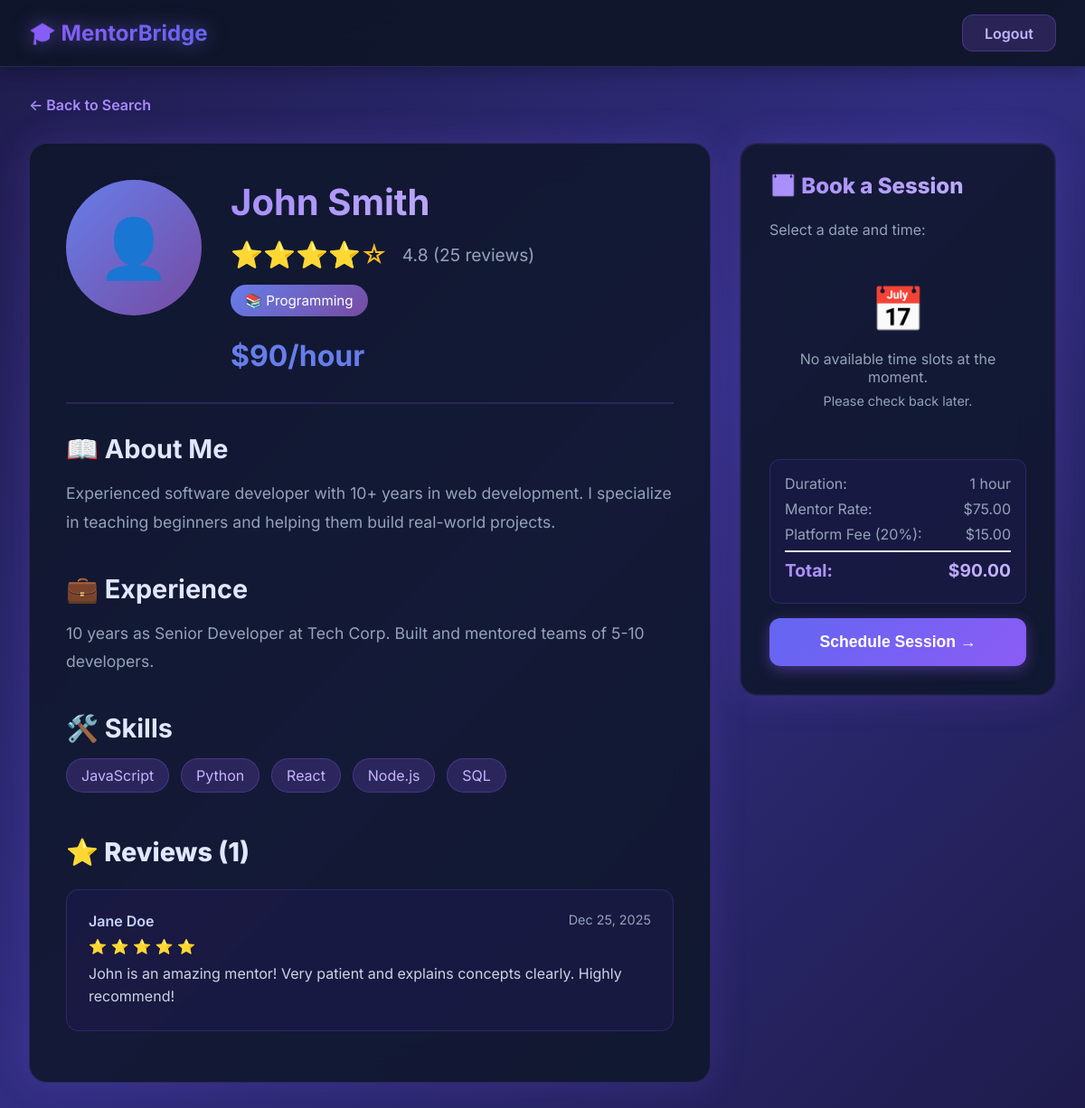
The app's page /metnor-detail.php?id=1 (signed in) with its own data.
### tables this page shows
CREATE TABLE mentor_profiles (
    id INT PRIMARY KEY AUTO_INCREMENT,
    user_id INT UNIQUE NOT NULL,
    full_name VARCHAR(255) NOT NULL,
    bio TEXT,
    skills TEXT,
    experience TEXT,
    profile_image VARCHAR(255),
    hourly_rate DECIMAL(10,2) DEFAULT 50.00,
    status ENUM('pending', 'approved', 'rejected') DEFAULT 'pending',
    average_rating DECIMAL(3,2) DEFAULT 0.00,
    total_reviews INT DEFAULT 0,
    created_at TIMESTAMP DEFAULT CURRENT_TIMESTAMP,
    updated_at TIMESTAMP DEFAULT CURRENT_TIMESTAMP ON UPDATE CURRENT_TIMESTAMP,
    FOREIGN KEY (user_id) REFERENCES users(id) ON DELETE CASCADE,
    INDEX idx_status (status),
    INDEX idx_rating (average_rating),
    INDEX idx_user (user_id)
);

CREATE TABLE feedback (
    id INT PRIMARY KEY AUTO_INCREMENT,
    session_id INT NOT NULL,
    rating INT NOT NULL CHECK (rating >= 1 AND rating <= 5),
    comment TEXT,
    created_at TIMESTAMP DEFAULT CURRENT_TIMESTAMP,
    FOREIGN KEY (session_id) REFERENCES sessions(id) ON DELETE CASCADE,
    INDEX idx_session (session_id),
    INDEX idx_rating (rating)
);

CREATE TABLE mentee_profiles (
    id INT PRIMARY KEY AUTO_INCREMENT,
    user_id INT UNIQUE NOT NULL,
    full_name VARCHAR(255) NOT NULL,
    interests TEXT,
    profile_image VARCHAR(255),
    created_at TIMESTAMP DEFAULT CURRENT_TIMESTAMP,
    FOREIGN KEY (user_id) REFERENCES users(id) ON DELETE CASCADE,
    INDEX idx_user (user_id)
);

### metnor-detail.php (the view, shortened to what this page needs)
<?php
function getCategoryIconSVG($categoryName) {
    return $icons[$categoryName] ?? '📚';
}
$mysqli = getDB();
$mentor_id = intval($_GET['id'] ?? 0);
$stmt = $mysqli->prepare("
    SELECT mp.*,
           GROUP_CONCAT(DISTINCT c.name) as category_names,
           GROUP_CONCAT(DISTINCT c.icon) as category_icons
    FROM mentor_profiles mp
    LEFT JOIN mentor_categories mc ON mp.id = mc.mentor_id
    LEFT JOIN categories c ON mc.category_id = c.id
    WHERE mp.id = ? AND mp.status = 'approved'
    GROUP BY mp.id
");
$stmt->bind_param("i", $mentor_id);
$stmt->execute();
$result = $stmt->get_result();
$mentor = $result->fetch_assoc();
$stmt = $mysqli->prepare("
    SELECT f.*, mp.full_name as mentee_name, s.scheduled_at
    FROM feedback f
    JOIN sessions s ON f.session_id = s.id
    JOIN mentee_profiles mp ON s.mentee_id = mp.id
    WHERE s.mentor_id = ?
    ORDER BY f.created_at DESC
    LIMIT 10
");
$stmt->bind_param("i", $mentor_id);
$stmt->execute();
$result = $stmt->get_result();
$reviews = $result->fetch_all(MYSQLI_ASSOC);
$available_times = [];
?>
<!DOCTYPE html>
<html lang="en">
<head>
</head>
<body>
    <nav class="nav-bar">
        <div class="logo">🎓 MentorBridge</div>
        <div>
            <a href="logout.php" class="btn btn-secondary">Logout</a>
        </div>
    </nav>
    <div class="container">
        <a href="mentee-dashboard.php" class="back-link">← Back to Search</a>
        <div class="profile-container">
            <div class="profile-main">
                <div class="profile-header">
                    <div class="profile-avatar">
                        <?php if ($mentor['profile_image']): ?>
                            <img src="<?php echo htmlspecialchars($mentor['profile_image']); ?>" alt="<?php echo htmlspecialchars($mentor['full_name']); ?>">
                        <?php else: ?>
                            👤
                        <?php endif; ?>
                    </div>
                    <div class="profile-info">
                        <h1><?php echo htmlspecialchars($mentor['full_name']); ?></h1>
                        <div class="rating-large">
                            <span class="stars-large">
                                <?php
                                $rating = $mentor['average_rating'];
                                for ($i = 1; $i <= 5; $i++) {
                                    echo $i <= $rating ? '⭐' : '☆';
                                }
                                ?>
                            </span>
                            <span class="rating-text-large">
                                <?php echo number_format($mentor['average_rating'], 1); ?>
                                (<?php echo $mentor['total_reviews']; ?> reviews)
                            </span>
                        </div>
                        <div class="category-badges">
                            <?php
                            if (!empty($mentor['category_names'])) {
                                $cat_names = explode(',', $mentor['category_names']);
                                for ($i = 0; $i < count($cat_names); $i++):
                                    $catName = trim($cat_names[$i]);
                            ?>
                                <span class="category-badge">
                                    <?php echo getCategoryIconSVG($catName) . ' ' . $catName; ?>
                                </span>
                            <?php
                                endfor;
                            }
                            ?>
                        </div>
                        <div class="hourly-rate-large">
                            $<?php echo number_format($mentor['hourly_rate'] * 1.20, 0); ?>/hour
                        </div>
                    </div>
                </div>
                <div class="section">
                    <h2>📖 About Me</h2>
                    <div class="section-content">
                        <?php echo nl2br(htmlspecialchars($mentor['bio'])); ?>
                    </div>
                </div>
                <div class="section">
                    <h2>💼 Experience</h2>
                    <div class="section-content">
                        <?php echo nl2br(htmlspecialchars($mentor['experience'])); ?>
                    </div>
                </div>
                <div class="section">
                    <h2>🛠️ Skills</h2>
                    <div class="skills-list">
                        <?php
                        $skills = explode(',', $mentor['skills']);
                        foreach ($skills as $skill):
                        ?>
                            <span class="skill-tag"><?php echo trim(htmlspecialchars($skill)); ?></span>
                        <?php endforeach; ?>
                    </div>
                </div>
                <div class="reviews-section">
                    <h2>⭐ Reviews (<?php echo count($reviews); ?>)</h2>
                    <?php if (empty($reviews)): ?>
                        <p style="color: #94a3b8;">No reviews yet. Be the first to book and review!</p>
                    <?php else: ?>
                        <?php foreach ($reviews as $review): ?>
                            <div class="review-card">
                                <div class="review-header">
                                    <span class="reviewer-name"><?php echo htmlspecialchars($review['mentee_name']); ?></span>
                                    <span class="review-date"><?php echo date('M d, Y', strtotime($review['created_at'])); ?></span>
                                </div>
                                <div class="review-stars">
                                    <?php for ($i = 1; $i <= 5; $i++): ?>
                                        <?php echo $i <= $review['rating'] ? '⭐' : '☆'; ?>
                                    <?php endfor; ?>
                                </div>
                                <div class="review-text">
                                    <?php echo htmlspecialchars($review['comment']); ?>
                                </div>
                            </div>
                        <?php endforeach; ?>
                    <?php endif; ?>
                </div>
            </div>
            <div class="booking-sidebar">
                <h3>📅 Book a Session</h3>
                <form method="POST" action="book-session.php">
                    <div class="time-slots">
                        <p style="color: #94a3b8; margin-bottom: 1rem;">Select a date and time:</p>
                        <?php if (empty($available_times)): ?>
                            <div style="text-align: center; padding: 2rem; color: #94a3b8;">
                                <div style="font-size: 3rem; margin-bottom: 1rem;">📅</div>
                                <p>No available time slots at the moment.</p>
                                <p style="font-size: 0.9rem; margin-top: 0.5rem;">Please check back later.</p>
                            </div>
                        <?php endif; ?>
                    </div>
                    <div class="booking-summary">
                        <div class="summary-row">
                            <span>Duration:</span>
                            <span>1 hour</span>
                        </div>
                        <div class="summary-row">
                            <span>Mentor Rate:</span>
                            <span>$<?php echo number_format($mentor['hourly_rate'], 2); ?></span>
                        </div>
                        <div class="summary-row">
                            <span>Platform Fee (20%):</span>
                            <span>$<?php echo number_format($mentor['hourly_rate'] * 0.20, 2); ?></span>
                        </div>
                        <div class="summary-row total">
                            <span>Total:</span>
                            <span>$<?php echo number_format($mentor['hourly_rate'] * 1.20, 2); ?></span>
                        </div>
                    </div>
                    <button type="submit" class="btn btn-primary" style="width: 100%; padding: 1rem; font-size: 1.1rem;">
                        Schedule Session →
                    </button>
                </form>
            </div>
        </div>
    </div>
</body>
</html>

### records on screen
mentor_profiles: full_name "John Smith", average_rating "4.8", total_reviews "25", catName "📚", catName "Programming", $mentor['hourly_rate']*1.20 "90", bio "Experienced software developer with 10+ years in web development. I specialize in teaching beginners and helping them build real-world projects.", experience "10 years as Senior Developer at Tech Corp. Built and mentored teams of 5-10 developers.", skills "JavaScript", skills "Python", skills "React", skills "Node.js", skills "SQL", hourly_rate "75.00", $mentor['hourly_rate']*0.20 "15.00", $mentor['hourly_rate']*1.20 "90.00"
feedback: mentee_profiles.full_name "Jane Doe", created_at "Dec 25, 2025", rating 5 (drawn), comment "John is an amazing mentor! Very patient and explains concepts clearly. Highly recommend!"

### other values on screen
count($reviews) "1"
